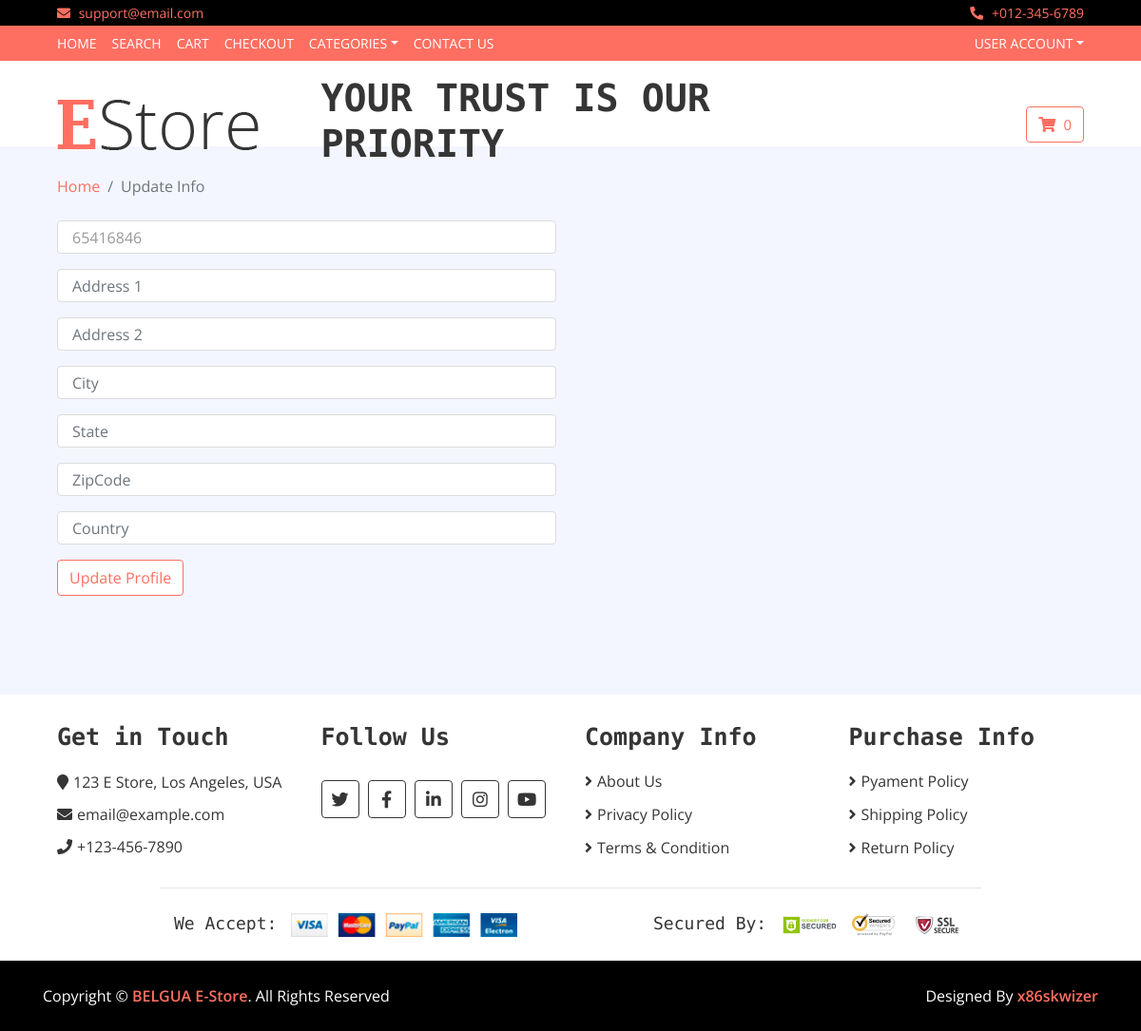
The app's page /update_info/ (signed in), older data.
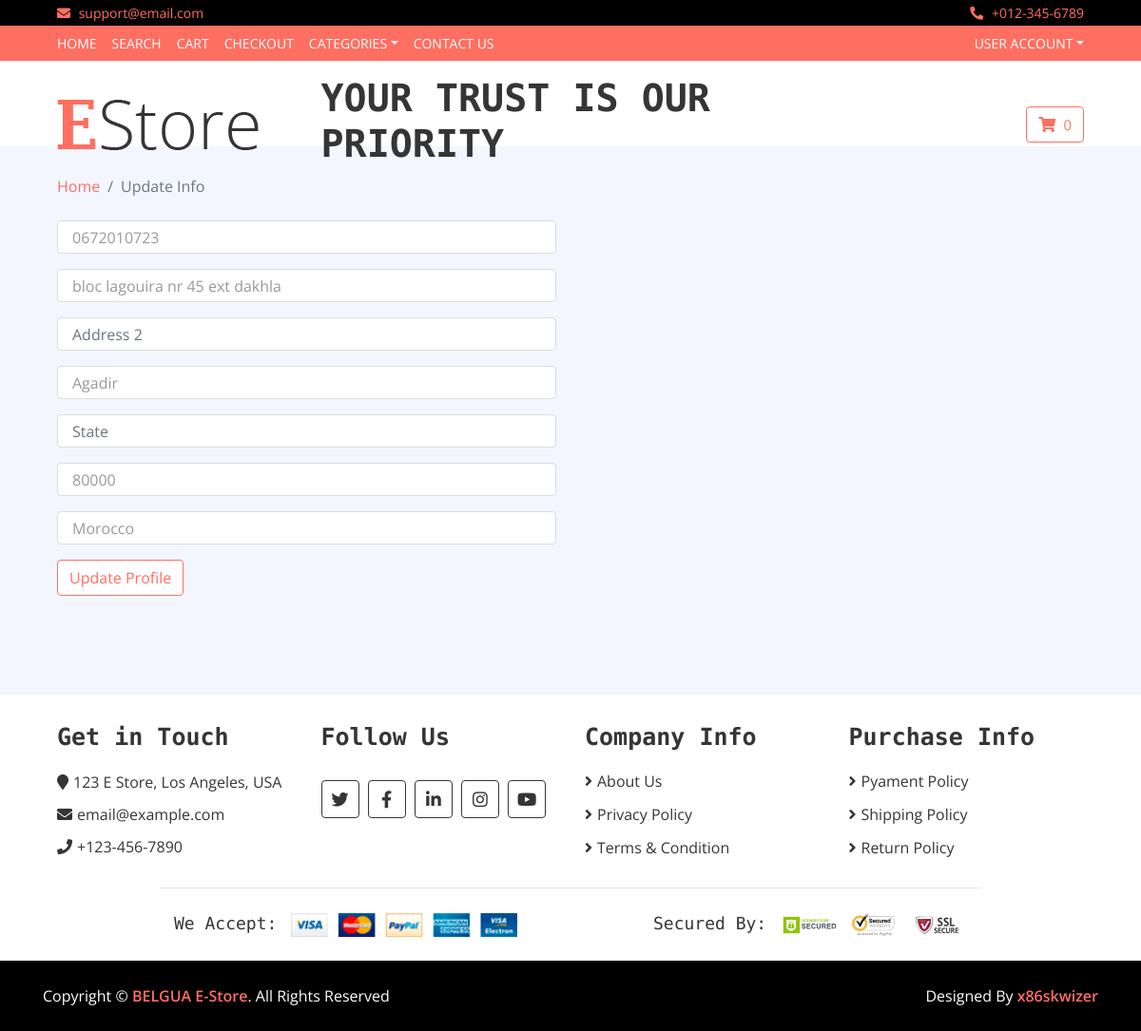
The same page, newer data.
### core/models.py (models this page shows, shortened)
class Profile(models.Model):
	user = models.OneToOneField(User, on_delete=models.CASCADE)
	date_modified = models.DateTimeField(User, auto_now=True)
	phone = models.CharField(max_length=20, blank=True)
	address1 = models.CharField(max_length=200, blank=True)
	address2 = models.CharField(max_length=200, blank=True)
	city = models.CharField(max_length=200, blank=True)
	state = models.CharField(max_length=200, blank=True)
	zipcode = models.CharField(max_length=200, blank=True)
	country = models.CharField(max_length=200, blank=True)

### core/views.py (the view)
# urls.py: path('update_info/', views.update_info, name='update_info'),
def update_info(request):
	if request.user.is_authenticated:
		current_user = Profile.objects.get(user__id=request.user.id)
		form = UserInfoForm(request.POST or None, instance=current_user)
		if form.is_valid():
			form.save()
			messages.success(request, "Info has been updated !")
			return redirect('core:index')
		return render(request, 'update_info.html', {'form': form})
	else:
		messages.success(request, "Something went wrong !")
		return redirect('core:index')

### core/forms.py
class UserInfoForm(forms.ModelForm):
	phone = forms.CharField(label="", widget=forms.TextInput(attrs={'class':'form-control', 'placeholder':'Phone'}), required=False)
	address1 = forms.CharField(label="", widget=forms.TextInput(attrs={'class':'form-control', 'placeholder':'Address 1'}), required=False)
	address2 = forms.CharField(label="", widget=forms.TextInput(attrs={'class':'form-control', 'placeholder':'Address 2'}), required=False)
	city = forms.CharField(label="", widget=forms.TextInput(attrs={'class':'form-control', 'placeholder':'City'}), required=False)
	state = forms.CharField(label="", widget=forms.TextInput(attrs={'class':'form-control', 'placeholder':'State'}), required=False)
	zipcode = forms.CharField(label="", widget=forms.TextInput(attrs={'class':'form-control', 'placeholder':'ZipCode'}), required=False)
	country = forms.CharField(label="", widget=forms.TextInput(attrs={'class':'form-control', 'placeholder':'Country'}), required=False)
	class Meta:
		model = Profile
		fields = ('phone', 'address1', 'address2', 'city', 'state', 'zipcode', 'country')

### cart/cart.py (called while the page is built)
    def __len__(self):
        return sum(item['quantity'] for item in self.cart.values())

### cart/context_processors.py (called while the page is built)
def cart(request):
	return {'cart': Cart(request)}

### core/templates/update_info.html (shortened to what this page needs)
{% extends 'base.html' %}
{% load static %}
{% block content %}
<div class="breadcrumb-wrap">
    <div class="container-fluid">
        <ul class="breadcrumb">
            <li class="breadcrumb-item"><a href="{% url 'core:index' %}">Home</a></li>
            <li class="breadcrumb-item active">Update Info</li>
        </ul>
    </div>
</div>
<br/>
<div class="register">
    <div class="container-fluid">
        <div class="row">
            <div class="col-lg-6">
                <div class="register-form">
					<h4>
						<form method="POST" action="{% url 'core:update_info' %}">
							{{ form.as_p }}
                    		<div class="row">
                    		    <div class="col-md-12">
                    		        <button class="btn">Update Profile</button>
                    		    </div>
                    		</div>
						</form>
					</h4>
                </div>
            </div>
        </div>
    </div>
</div>
<br/><br/>
<br/><br/>
{% endblock %}

### core/templates/base.html (shortened to what this page needs)
{% load static %}
<!DOCTYPE html>
<html lang="en">
    <head>
        <link href="https://stackpath.bootstrapcdn.com/bootstrap/4.4.1/css/bootstrap.min.css" rel="stylesheet">
        <link href="https://cdnjs.cloudflare.com/ajax/libs/font-awesome/5.10.0/css/all.min.css" rel="stylesheet">
        <link href="{% static 'store/lib/slick/slick.css' %}" rel="stylesheet">
        <link href="{% static 'store/lib/slick/slick-theme.css' %}" rel="stylesheet">
        <link href="{% static 'store/css/style.css' %}" rel="stylesheet">
    </head>
    <body>
        <div class="top-bar">
            <div class="container-fluid">
                <div class="row">
                    <div class="col-sm-6">
                        <i class="fa fa-envelope"></i>
                        support@email.com
                    </div>
                    <div class="col-sm-6">
                        <i class="fa fa-phone-alt"></i>
                        +012-345-6789
                    </div>
                </div>
            </div>
        </div>
        {% include 'navbar.html' %}
        <div class="bottom-bar">
            <div class="container-fluid">
                <div class="row align-items-center">
                    <div class="col-md-3">
                        <div class="logo">
                            <a href="{% url 'core:index' %}">
                                <img src="{% static 'store/img/logo.png' %}" alt="Logo">
                            </a>
                        </div>
                    </div>
                    <div class="col-md-6">
                        <div class="search">
                            <h1>YOUR TRUST IS OUR PRIORITY</h1>
                        </div>
                    </div>
                    <div class="col-md-3">
                        <div class="user">
                            <a href="{% url 'cart:cart_summary' %}" class="btn cart">
                                <i class="fa fa-shopping-cart"></i>
                                <span id="cart_quantity">&nbsp;{{ cart|length }}</span>
                            </a>
                        </div>
                    </div>
                </div>
            </div>
        </div>
{% block content %}
{% endblock %}
 <div class="footer">
	<div class="container-fluid">
		<div class="row">
			<div class="col-lg-3 col-md-6">
				<div class="footer-widget">
					<h2>Get in Touch</h2>
					<div class="contact-info">
						<p><i class="fa fa-map-marker"></i>123 E Store, Los Angeles, USA</p>
						<p><i class="fa fa-envelope"></i>email@example.com</p>
						<p><i class="fa fa-phone"></i>+123-456-7890</p>
					</div>
				</div>
			</div>
			<div class="col-lg-3 col-md-6">
				<div class="footer-widget">
					<h2>Follow Us</h2>
					<div class="contact-info">
						<div class="social">
							<a href=""><i class="fab fa-twitter"></i></a>
							<a href=""><i class="fab fa-facebook-f"></i></a>
							<a href=""><i class="fab fa-linkedin-in"></i></a>
							<a href=""><i class="fab fa-instagram"></i></a>
							<a href=""><i class="fab fa-youtube"></i></a>
						</div>
					</div>
				</div>
			</div>
			<div class="col-lg-3 col-md-6">
				<div class="footer-widget">
					<h2>Company Info</h2>
					<ul>
						<li><a href="#">About Us</a></li>
						<li><a href="#">Privacy Policy</a></li>
						<li><a href="#">Terms & Condition</a></li>
					</ul>
				</div>
			</div>
			<div class="col-lg-3 col-md-6">
				<div class="footer-widget">
					<h2>Purchase Info</h2>
					<ul>
						<li><a href="#">Pyament Policy</a></li>
						<li><a href="#">Shipping Policy</a></li>
						<li><a href="#">Return Policy</a></li>
					</ul>
				</div>
			</div>
		</div>
		<div class="row payment align-items-center">
			<div class="col-md-6">
				<div class="payment-method">
					<h2>We Accept:</h2>
					<img src="{% static 'store/img/payment-method.png' %}" alt="Payment Method" />
				</div>
			</div>
			<div class="col-md-6">
				<div class="payment-security">
					<h2>Secured By:</h2>
					<img src="{% static 'store/img/godaddy.svg' %}" alt="Payment Security" />
					<img src="{% static 'store/img/norton.svg' %}" alt="Payment Security" />
					<img src="{% static 'store/img/ssl.svg' %}" alt="Payment Security" />
				</div>
			</div>
		</div>
	</div>
</div>
<div class="footer-bottom">
	<div class="container">
		<div class="row">
			<div class="col-md-6 copyright">
				<p>Copyright &copy; <a href="#">BELGUA E-Store</a>. All Rights Reserved</p>
			</div>
			<div class="col-md-6 template-by">
				<p>Designed By <a href="https://github.com/x86skwizer">x86skwizer</a></p>
			</div>
		</div>
	</div>
</div>
</body>
</html>

### core/templates/navbar.html (shortened to what this page needs)
<div class="nav">
	<div class="container-fluid">
		<nav class="navbar navbar-expand-md bg-dark navbar-dark">
			<div class="collapse navbar-collapse justify-content-between" id="navbarCollapse">
				<div class="navbar-nav mr-auto">
					<a href="{% url 'core:index' %}" class="nav-item nav-link">Home</a>
					<a href="{% url 'core:search' %}" class="nav-item nav-link">Search</a>
					<a href="{% url 'cart:cart_summary' %}" class="nav-item nav-link">Cart</a>
					<a href="{% url 'core:checkout' %}" class="nav-item nav-link">Checkout</a>
					<div class="nav-item dropdown">
						<a href="#" class="nav-link dropdown-toggle" data-toggle="dropdown">Categories</a>
					</div>
					<a href="{% url 'core:contact' %}" class="nav-item nav-link">Contact Us</a>
				</div>
				<div class="navbar-nav ml-auto">
					<div class="nav-item dropdown">
						<a href="{% url 'core:update_user' %}" class="nav-link dropdown-toggle" data-toggle="dropdown">User Account</a>
					</div>
				</div>
			</div>
		</nav>
	</div>
</div>

### static/store/css/style.css (style rules this page uses)
body { color: #353535; font-family: 'Open Sans', sans-serif; font-weight: 400; background: #f3f6ff; }
a { color: #FF6F61; }
h1 { font-family: 'Source Code Pro', monospace; font-weight: 900; }
h2 { font-family: 'Source Code Pro', monospace; font-weight: 700; }
@media (min-width: 992px) { .container-fluid { padding-right: 60px; padding-left: 60px; } }
.form-control, .custom-select { width: 100%; height: 35px; padding: 0 15px; color: #999999; border: 1px solid #dddddd; margin-bottom: 15px }
.btn { color: #FF6F61; background: #ffffff; border: 1px solid #FF6F61; }
.top-bar { padding: 3px 0; font-size: 14px; color: #FF6F61; background: #000000; }
.top-bar i { margin-right: 5px; }
.top-bar .col-sm-6:first-child { text-align: left; }
.top-bar .col-sm-6:last-child { text-align: right; }
.nav { position: relative; }
@media (min-width: 992px) { .nav .container-fluid { padding-left: 52px; padding-right: 52px; } }
.nav .navbar { height: 100%; padding: 0; }
@media (min-width: 768px) { .nav, .nav .navbar { background: #FF6F61 !important; } }
@media (min-width: 768px) { .nav .navbar-dark a.nav-link { color: #ffffff; font-size: 14px; text-transform: uppercase; } }
.bottom-bar { padding: 15px 0; background: #ffffff; margin-bottom: 30px; }
.bottom-bar .logo { text-align: left; overflow: hidden; }
.bottom-bar .logo a img { max-height: 60px; }
.bottom-bar .search { width: 100%; }
.bottom-bar .user { font-size: 0; text-align: right; }
.bottom-bar .user .cart i, .bottom-bar .user .wishlist i { color: #FF6F61; }
.bottom-bar .user .cart span, .bottom-bar .user .wishlist span { color: #FF6F61; font-size: 15px; }
@media (min-width: 768px) { .bottom-bar { max-height: 90px; } }
.breadcrumb-wrap { position: relative; width: 100%; }
.breadcrumb-wrap .breadcrumb { margin: 0; padding: 0; background: transparent; }
.footer { position: relative; padding: 30px 0 0 0; background: #ffffff; }
.footer .footer-widget { position: relative; width: 100%; margin-bottom: 30px; }
.footer .footer-widget h2 { font-size: 25px; white-space: nowrap; margin-bottom: 20px; }
.footer .footer-widget ul { margin: 0; padding: 0; list-style: none; }
.footer .footer-widget ul li { margin-bottom: 12px; }
.footer .footer-widget ul li:last-child { margin-bottom: 0; }
.footer .footer-widget ul li a { color: #353535; white-space: nowrap; display: block; line-height: 23px; transition: all .3s; }
.footer .footer-widget ul li a::before { content: '\f105'; font-family: 'Font Awesome 5 Free'; font-weight: 900; padding-right: 5px; }
.footer .contact-info p { margin-bottom: 10px; font-size: 16px; }
.footer .contact-info p i { margin-right: 5px; }
.footer .social { position: relative; width: 100%; }
.footer .social a { display: inline-block; margin: 10px 5px 0 0; width: 40px; height: 40px; padding: 6px 0; text-align: center; font-size: 18px; color: #353535; border: 1px solid #353535; border-radius: 4px; transition: all .3s; }
.footer .payment { padding-top: 25px; padding-bottom: 25px; border-top: 1px solid rgba(0,0,0,.1); }
@media (min-width: 992px) { .footer .payment { max-width: 80%; margin: 0 auto; } }
.footer .payment-method, .footer .payment-security { overflow: hidden; }
.footer .payment-method { text-align: left; }
.footer .payment-security { text-align: right; }
.footer .payment-method h2, .footer .payment-security h2 { display: inline-block; margin: 0 10px 0 0; font-size: 18px; font-weight: 400; line-height: 22px; }
.footer .payment-method img, .footer .payment-security img { height: 25px; }
.footer-bottom { position: relative; padding: 25px 0; background: #000000; }
.footer-bottom .copyright { text-align: left; }
.footer-bottom .template-by { text-align: right; }
.footer-bottom .copyright p, .footer-bottom .template-by p { color: #ffffff; font-weight: 400; margin: 0; }
.footer-bottom .copyright p a, .footer-bottom .template-by p a { font-weight: 600; }

Row changes from the older to the newer data that the page shows:
changed Profile: phone "65416846" → "0672010723"; address1 (not shown) → "bloc lagouira nr 45 ext dakhla"; city (not shown) → "Agadir"; zipcode (not shown) → "80000"; country (not shown) → "Morocco"
